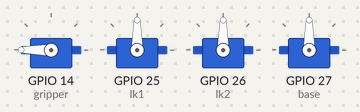
Bench run of a sketch on a simulated ESP32. Parts: 4 × servo.

Above: at 0.05 s.
At 4.45 s:
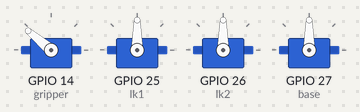
At 8.95 s:
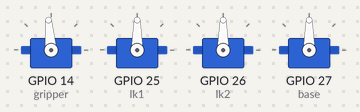
At 17.95 s:
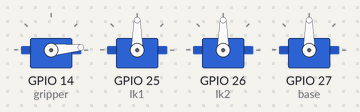
Timing chart, 0 to 23.4 s (numbered marks = the images above):
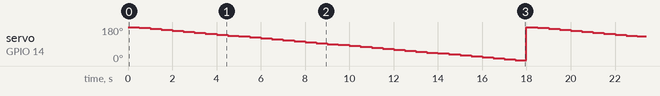

Measured:
- by itself, servo on GPIO 14 (gripper): ramps from 180° to 5° and jumps back, once every 18.0 s

The sketch:

Servo_arm_v1.ino
```cpp
#include<ESP32Servo.h>

int gripper = 14; //14 25 26 27
int lk1 = 25;
int lk2 = 26;
int base = 27;

Servo grip_sv;
Servo lk11;
Servo lk22;
Servo bas1;


void setup() {
  // put your setup code here, to run once:
  grip_sv.attach(gripper);
  lk11.attach(lk1);
  lk22.attach(lk2);
  bas1.attach(base);

}

void loop() {
  // put your main code here, to run repeatedly:
  /*for(int i = 160; i>20; i=i-6){
    grip_sv.write(i);
    delay(500);
    lk11.write(i);
    delay(500);
    lk22.write(i);
    delay(500);
    bas1.write(i);
    delay(500);
  } */

  for(int i = 180; i>0; i=i-5){
    grip_sv.write(i);
    // lk11.write(i);
    // lk22.write(i);
    // bas1.write(i);
    delay(500);
  }

}
```
